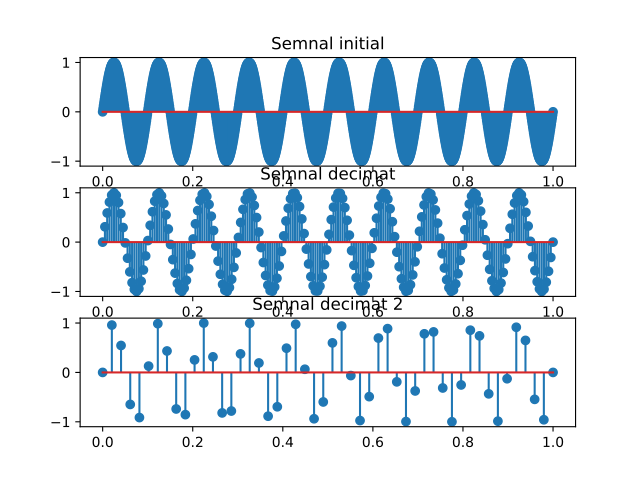

Here is the Python script that generated this plot:
import numpy as np
import matplotlib.pyplot as plt

Fs = 1000

t = np.linspace(0, 1, int(Fs * 1)) # vectorul timpului

x = np.sin(2 * np.pi * 10 * t)

Fs_decimat = 200
t_decimat = np.linspace(0, 1, int(Fs_decimat * 1))
x_decimat = np.sin(2 * np.pi * 10 * t_decimat)

Fs_decimat2 = 50
t_decimat2 = np.linspace(0, 1, int(Fs_decimat2 * 1))
x_decimat2 = np.sin(2 * np.pi * 10 * t_decimat2)
# a)
fig, axs = plt.subplots(3)
axs[0].stem(t, x)
axs[0].set_title('Semnal initial')
axs[1].stem(t_decimat, x_decimat)
axs[1].set_title('Semnal decimat')
axs[2].stem(t_decimat2, x_decimat2)
axs[2].set_title('Semnal decimat 2')
plt.show()
